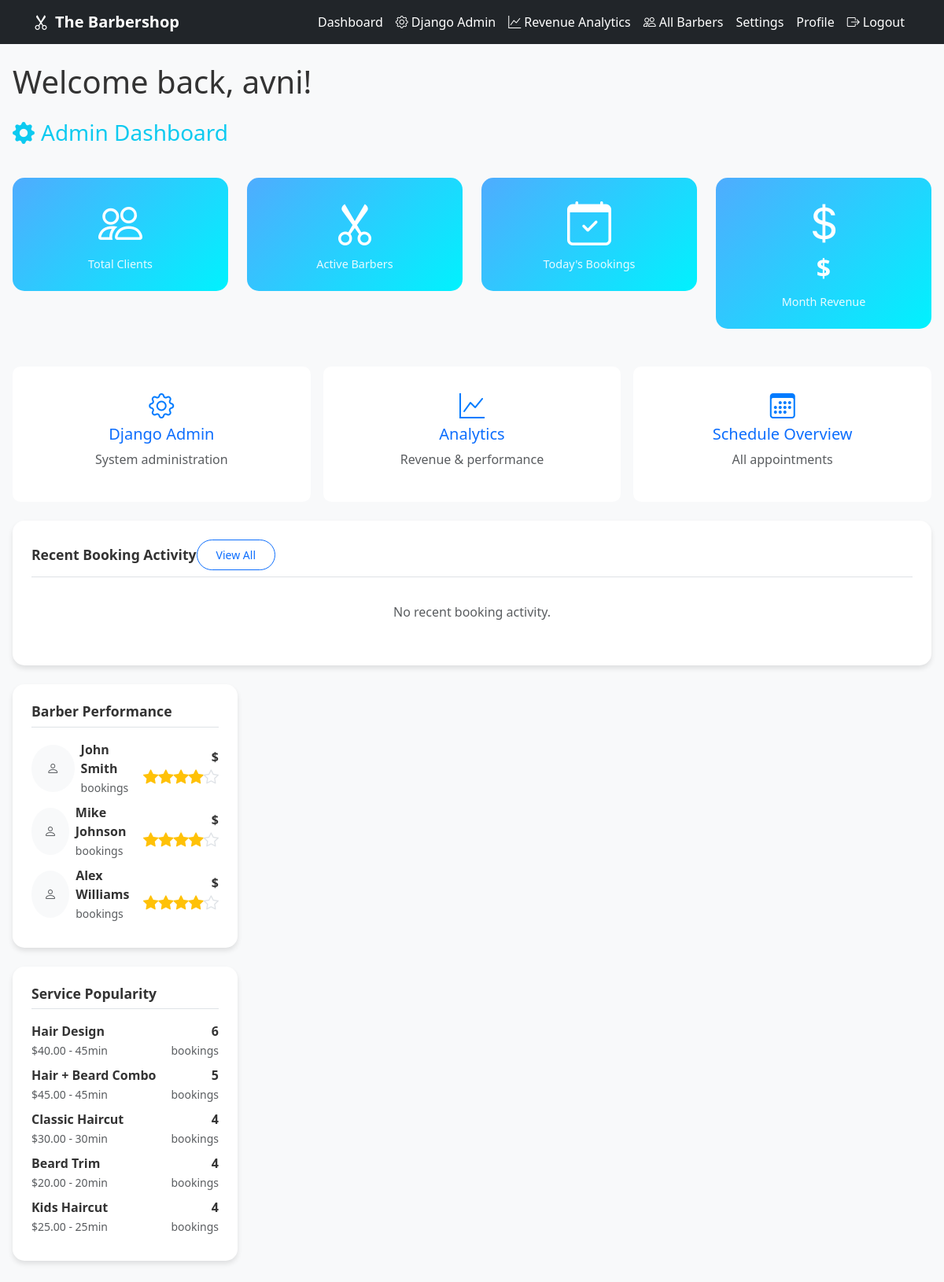
The page /accounts/dashboard/ (signed in) on the database its author committed.
### accounts/models.py (models this page shows, shortened)
class User(AbstractUser):
    is_barber = models.BooleanField(default=False)
    is_admin = models.BooleanField(default=False)
    phone = models.CharField(max_length=15, blank=True)
    address = models.TextField(blank=True)
    class Meta:
        db_table = 'auth_user'

### barbers/models.py (models this page shows, shortened)
class Barber(models.Model):
    user = models.OneToOneField(
        settings.AUTH_USER_MODEL,
        on_delete=models.CASCADE,
        related_name='barber_profile'
    )
    bio = models.TextField(blank=True)
    experience_years = models.IntegerField(default=0)
    specialties = models.CharField(max_length=200, blank=True)
    hourly_rate = models.DecimalField(max_digits=6, decimal_places=2, default=25.00)
    photo = models.ImageField(upload_to='barber_photos/', blank=True)
    available = models.BooleanField(default=True)
    created_at = models.DateTimeField(auto_now_add=True)
    updated_at = models.DateTimeField(auto_now=True)
    def __str__(self):
        return f"{self.user.get_full_name() or self.user.username}"
    @property
    def average_rating(self):
        reviews = self.reviews.all()
        if reviews:
            return sum(review.rating for review in reviews) / len(reviews)
        return 0

### bookings/models.py (models this page shows, shortened)
class Service(models.Model):
    name = models.CharField(max_length=100)
    description = models.TextField(blank=True)
    duration_minutes = models.IntegerField(default=30)
    price = models.DecimalField(max_digits=6, decimal_places=2)
    active = models.BooleanField(default=True)

### accounts/views.py (the view, shortened to what this page needs)
# urls.py: path('dashboard/', views.dashboard, name='dashboard'),
@login_required
def dashboard(request):
    user = request.user
    print(f"Dashboard accessed by: {user.username}")
    print(f"Is superuser: {user.is_superuser}")
    print(f"Is admin: {getattr(user, 'is_admin', False)}")
    print(f"Is barber: {getattr(user, 'is_barber', False)}")
    if user.is_superuser or getattr(user, 'is_admin', False):
        print("Rendering ADMIN dashboard")
        context = {
            'total_clients': User.objects.filter(
                is_barber=False,
                is_admin=False,
                is_superuser=False
            ).count(),
            'total_barbers': Barber.objects.count(),
            'total_bookings': Booking.objects.count(),
            'total_revenue': Booking.objects.filter(status='completed').aggregate(
                total=Sum('service__price'))['total'] or 0,
            'recent_bookings': Booking.objects.select_related(
                'client', 'barber__user', 'service'
            ).order_by('-created_at')[:10],
            'top_barbers': Barber.objects.annotate(
                total_bookings=Count('booking'),
                total_revenue=Sum('booking__service__price',
                    filter=Q(booking__status='completed'))
            ).order_by('-total_revenue')[:5],
            'popular_services': Service.objects.annotate(
                booking_count=Count('booking')
            ).order_by('-booking_count')[:5],
        }
        return render(request, 'accounts/admin_dashboard.html', context)

### templates/accounts/admin_dashboard.html (shortened to what this page needs)
{% extends 'base.html' %}
{% load static %}
{% block content %}
<div class="row">
    <div class="col-12">
        <h1 class="mb-4">Welcome back, {{ user.get_full_name|default:user.username }}!</h1>
    </div>
</div>
<div class="row mb-4">
    <div class="col-12">
        <h3 class="text-info mb-3">
            <i class="bi bi-gear-fill me-2"></i>Admin Dashboard
        </h3>
    </div>
</div>
<div class="row g-4 mb-4">
    <div class="col-md-3">
        <div class="dashboard-card admin">
            <i class="bi bi-people display-4 mb-3"></i>
            <div class="dashboard-label">Total Clients</div>
        </div>
    </div>
    <div class="col-md-3">
        <div class="dashboard-card admin">
            <i class="bi bi-scissors display-4 mb-3"></i>
            <div class="dashboard-label">Active Barbers</div>
        </div>
    </div>
    <div class="col-md-3">
        <div class="dashboard-card admin">
            <i class="bi bi-calendar-check display-4 mb-3"></i>
            <div class="dashboard-label">Today's Bookings</div>
        </div>
    </div>
    <div class="col-md-3">
        <div class="dashboard-card admin">
            <i class="bi bi-currency-dollar display-4 mb-3"></i>
            <div class="dashboard-stat">${{ admin_stats.month_revenue }}</div>
            <div class="dashboard-label">Month Revenue</div>
        </div>
    </div>
</div>
<div class="quick-actions mb-4">
    <a href="/admin/" class="quick-action text-decoration-none">
        <i class="bi bi-gear"></i>
        <h5>Django Admin</h5>
        <p class="text-muted">System administration</p>
    </a>
    <a href="/shop/revenue/" class="quick-action text-decoration-none">
        <i class="bi bi-graph-up"></i>
        <h5>Analytics</h5>
        <p class="text-muted">Revenue & performance</p>
    </a>
    <a href="/shop/schedule/" class="quick-action text-decoration-none">
        <i class="bi bi-calendar3"></i>
        <h5>Schedule Overview</h5>
        <p class="text-muted">All appointments</p>
    </a>
</div>
<div class="dashboard-widget">
    <div class="widget-header">
        <h5 class="widget-title">Recent Booking Activity</h5>
        <a href="/admin/bookings/booking/" class="btn btn-sm btn-outline-primary">View All</a>
    </div>
    <div class="widget-content">
        {% if recent_admin_bookings %}
            <div class="table-responsive">
                <table class="table table-sm">
                    <thead>
                        <tr>
                            <th>Time</th>
                            <th>Client</th>
                            <th>Barber</th>
                            <th>Service</th>
                            <th>Status</th>
                            <th>Action</th>
                        </tr>
                    </thead>
                    <tbody>
                        {% for booking in recent_admin_bookings %}
                        <tr>
                            <td>{{ booking.created_at|date:"M d, H:i" }}</td>
                            <td>{{ booking.client.get_full_name|default:booking.client.username }}</td>
                            <td>{{ booking.barber }}</td>
                            <td>{{ booking.service.name }}</td>
                            <td>
                                <span class="badge status-{{ booking.status }}">
                                    {{ booking.get_status_display }}
                                </span>
                            </td>
                            <td>
                                {% if booking.status == 'pending' %}
                                    <span class="text-warning">Waiting for barber</span>
                                {% elif booking.status == 'approved' %}
                                    <span class="text-success">Confirmed</span>
                                {% elif booking.status == 'rejected' %}
                                    <span class="text-danger">Declined</span>
                                {% else %}
                                    <span class="text-info">{{ booking.get_status_display }}</span>
                                {% endif %}
                            </td>
                        </tr>
                        {% endfor %}
                    </tbody>
                </table>
            </div>
        {% else %}
            <p class="text-muted text-center py-3">No recent booking activity.</p>
        {% endif %}
    </div>
</div>
<div class="row g-4">
    <div class="col-md-6">
    <div class="col-md-6">
        <div class="dashboard-widget">
            <div class="widget-header">
                <h5 class="widget-title">Barber Performance</h5>
            </div>
            <div class="widget-content">
                {% for barber in top_barbers %}
                    <div class="d-flex justify-content-between align-items-center mb-2">
                        <div class="d-flex align-items-center">
                            {% if barber.photo %}
                                <img src="{{ barber.photo.url }}" class="barber-image-small me-2" alt="{{ barber }}">
                            {% else %}
                                <div class="barber-image-small me-2 bg-light d-flex align-items-center justify-content-center">
                                    <i class="bi bi-person text-muted"></i>
                                </div>
                            {% endif %}
                            <div>
                                <div class="fw-bold">{{ barber }}</div>
                                <small class="text-muted">{{ barber.bookings_count }} bookings</small>
                            </div>
                        </div>
                        <div class="text-end">
                            <div class="fw-bold">${{ barber.total_earnings|floatformat:2 }}</div>
                            <div class="star-rating">
                                {% for i in "12345" %}
                                    {% if forloop.counter <= barber.average_rating %}
                                        <i class="bi bi-star-fill"></i>
                                    {% else %}
                                        <i class="bi bi-star"></i>
                                    {% endif %}
                                {% endfor %}
                            </div>
                        </div>
                    </div>
                {% endfor %}
            </div>
        </div>
    </div>
    <div class="col-md-6">
        <div class="dashboard-widget">
            <div class="widget-header">
                <h5 class="widget-title">Service Popularity</h5>
            </div>
            <div class="widget-content">
                {% for service in popular_services %}
                    <div class="d-flex justify-content-between align-items-center mb-2">
                        <div>
                            <div class="fw-bold">{{ service.name }}</div>
                            <small class="text-muted">${{ service.price }} - {{ service.duration_minutes }}min</small>
                        </div>
                        <div class="text-end">
                            <div class="fw-bold">{{ service.booking_count }}</div>
                            <small class="text-muted">bookings</small>
                        </div>
                    </div>
                {% endfor %}
            </div>
        </div>
    </div>
</div>
{% endblock %}

### static/css/style.css (style rules this page uses)
:root { --primary-color: #212529; --secondary-color: #6c757d; --accent-color: #ffc107; --text-color: #333; --bg-color: #f8f9fa; --border-color: #dee2e6; --success-color: #28a745; --warning-color: #ffc107; --danger-color: #dc3545; --info-color: #17a2b8; }
body { font-family: 'Segoe UI', Tahoma, Geneva, Verdana, sans-serif; background-color: var(--bg-color); color: var(--text-color); padding-bottom: 80px; }
.dashboard-card { background: linear-gradient(135deg, #667eea 0%, #764ba2 100%); color: white; border-radius: 15px; padding: 1.5rem; text-align: center; margin-bottom: 1.5rem; }
.dashboard-card.admin { background: linear-gradient(135deg, #4facfe 0%, #00f2fe 100%); }
.dashboard-stat { font-size: 2rem; font-weight: bold; margin-bottom: 0.5rem; }
.dashboard-label { font-size: 0.9rem; opacity: 0.9; }
.btn { border-radius: 25px; padding: 0.5rem 1.5rem; font-weight: 500; transition: all 0.3s ease; }
.barber-image-small { width: 60px; height: 60px; object-fit: cover; border-radius: 50%; }
.star-rating { display: inline-flex; font-size: 1.2rem; color: var(--accent-color); }
.star-rating .bi-star { color: var(--border-color); }
.star-rating .bi-star-fill { color: var(--accent-color); }
.dashboard-widget { background: white; border-radius: 15px; padding: 1.5rem; margin-bottom: 1.5rem; box-shadow: 0 4px 6px rgba(0, 0, 0, 0.1); }
.widget-header { display: flex; justify-content: between; align-items: center; margin-bottom: 1rem; padding-bottom: 0.5rem; border-bottom: 1px solid var(--border-color); }
.widget-title { font-size: 1.1rem; font-weight: 600; margin: 0; }
.widget-content { margin-top: 1rem; }
.quick-actions { display: grid; grid-template-columns: repeat(auto-fit, minmax(200px, 1fr)); gap: 1rem; margin-bottom: 2rem; }
.quick-action { background: white; border-radius: 10px; padding: 1.5rem; text-align: center; border: 2px solid transparent; transition: all 0.3s ease; cursor: pointer; }
.quick-action i { font-size: 2rem; margin-bottom: 1rem; color: #007bff; }

### rows shown on the page
Barber: user.last_name "John Smith"
Barber: user.last_name "Mike Johnson"
Barber: user.last_name "Alex Williams"
Service: name "Hair Design", price "40.00", duration_minutes "45", booking_count "6"
Service: name "Hair + Beard Combo", price "45.00", duration_minutes "45", booking_count "5"
Service: name "Classic Haircut", price "30.00", duration_minutes "30", booking_count "4"
Service: name "Beard Trim", price "20.00", duration_minutes "20", booking_count "4"
Service: name "Kids Haircut", price "25.00", duration_minutes "25", booking_count "4"

### other values the page prints
{{ user.get_full_name|default:user.username }} "avni"
